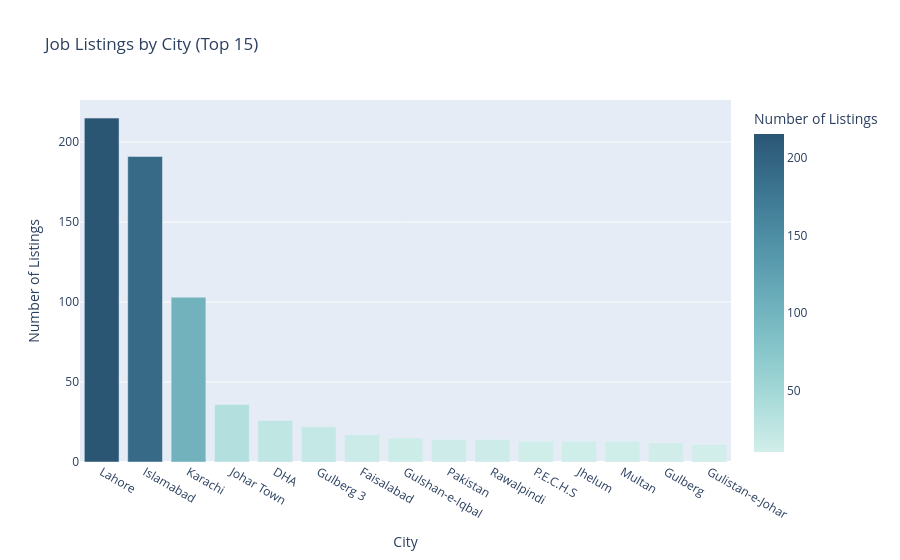

Write notebook code for a chart like this one.
### Code cell
# --- Jobs by City ---
city_counts = df['city'].value_counts().head(15).reset_index()
city_counts.columns = ['city', 'count']

fig = px.bar(
    city_counts,
    x='city', y='count',
    title='Job Listings by City (Top 15)',
    labels={'city': 'City', 'count': 'Number of Listings'},
    color='count',
    color_continuous_scale='Teal'
)
fig.update_layout(showlegend=False)
fig.show()

### Figure 1 — Plotly figure (JSON) as saved in the notebook; plotly's stock layout.template omitted (floating-point values rounded to 4 significant figures)
{"data": [{"hovertemplate": "City=%{x}<br>Number of Listings=%{marker.color}<extra></extra>", "legendgroup": "", "marker": {"color": [215, 191, 103, 36, 26, 22, 17, 15, 14, 14, 13, 13, 13, 12, 11], "coloraxis": "coloraxis", "pattern": {"shape": ""}}, "name": "", "orientation": "v", "showlegend": false, "textposition": "auto", "type": "bar", "x": ["Lahore", "Islamabad", "Karachi", "Johar Town", "DHA", "Gulberg 3", "Faisalabad", "Gulshan-e-Iqbal", "Pakistan", "Rawalpindi", "P.E.C.H.S", "Jhelum", "Multan", "Gulberg", "Gulistan-e-Johar"], "xaxis": "x", "y": [215, 191, 103, 36, 26, 22, 17, 15, 14, 14, 13, 13, 13, 12, 11], "yaxis": "y"}], "layout": {"barmode": "relative", "coloraxis": {"colorbar": {"title": {"text": "Number of Listings"}}, "colorscale": [[0, "rgb(209, 238, 234)"], [0.1667, "rgb(168, 219, 217)"], [0.3333, "rgb(133, 196, 201)"], [0.5, "rgb(104, 171, 184)"], [0.6667, "rgb(79, 144, 166)"], [0.8333, "rgb(59, 115, 143)"], [1, "rgb(42, 86, 116)"]]}, "legend": {"tracegroupgap": 0}, "showlegend": false, "title": {"text": "Job Listings by City (Top 15)"}, "xaxis": {"anchor": "y", "domain": [0, 1], "title": {"text": "City"}}, "yaxis": {"anchor": "x", "domain": [0, 1], "title": {"text": "Number of Listings"}}}}
